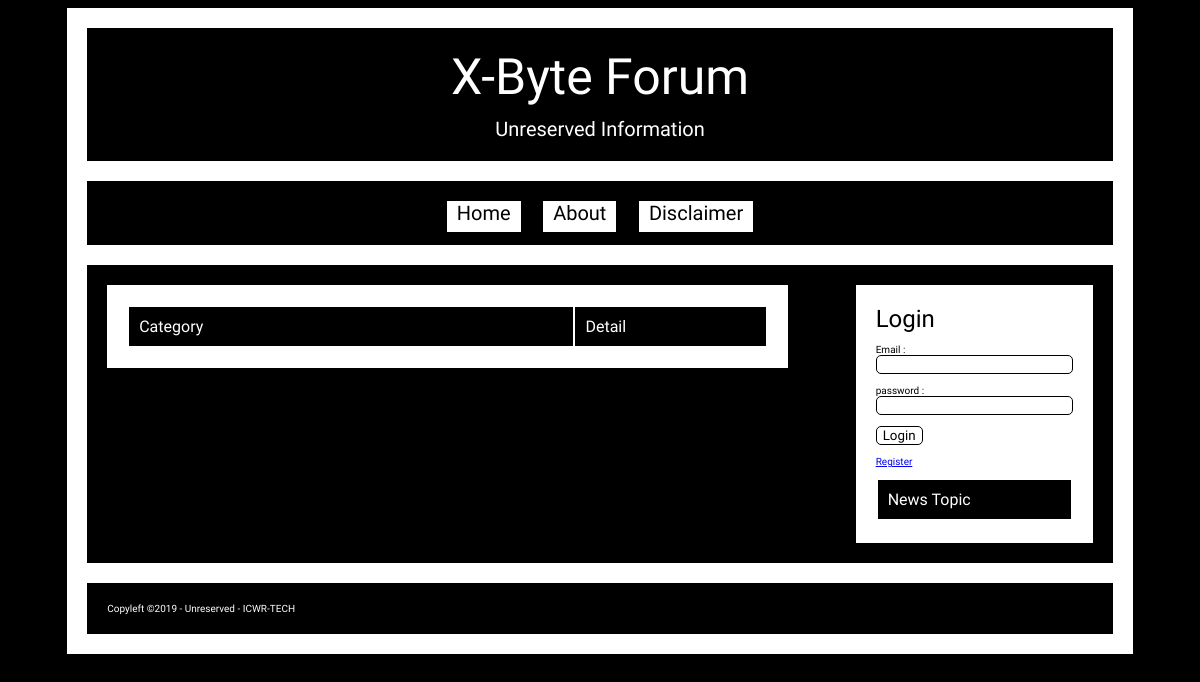
Before: / with the older database file.
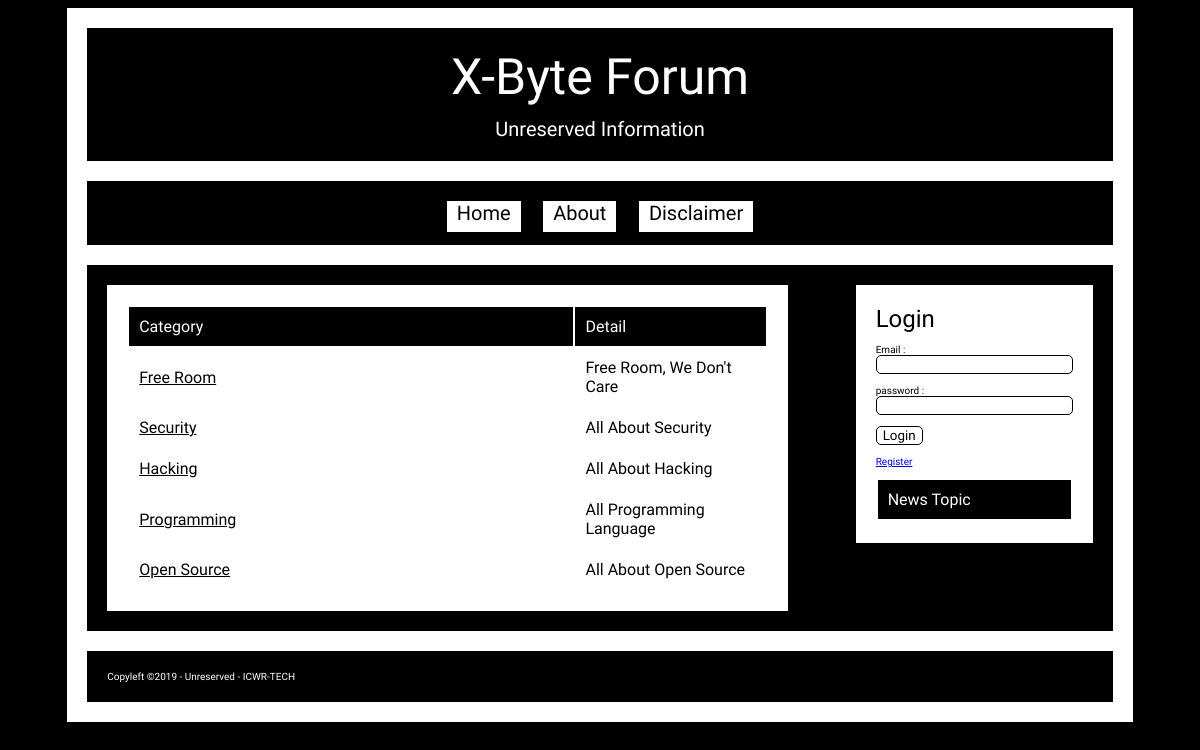
After: the same page with the newer database file.
### tables this page shows
CREATE TABLE `kategori` (
  `id` int(11) NOT NULL,
  `judul` varchar(100) NOT NULL,
  `detail` varchar(1000) NOT NULL
);

### conf.php (called while the page is built, shortened)
<?php
$judul="X-Byte Forum";
$deskripsi="Unreserved Information";
?>

### index.php (the view, shortened to what this page needs)
<?php
include("conf.php");
?>
<html>
<head>
<?php
$retitle="$judul";
?>
</head>
<body>
<div class="total">
    <div class="judul">
        <font class="font-judul"><?php echo $judul; ?></font>
        <br><br>
        <font class="font-bawah-judul"><?php echo $deskripsi; ?></font>
    </div>
    <div class="menu">
        <li><a href="?">Home</a></li>
        <li><a href="?page=about">About</a></li>
        <li><a href="?page=disc">Disclaimer</a></li>
    </div>
    <div class="tengah">
        <div class="kiri">
<?php
if(!$_GET){
?>
            <table width="100%">
                <tr>
                    <td class="judul-konten" width="70%">Category</td>
                    <td class="judul-konten">Detail</td>
                </tr>
<?php
$query_kategori=mysqli_query($konek, "SELECT * FROM kategori ORDER BY id DESC");
while($data_kategori = mysqli_fetch_assoc($query_kategori)) {
?>
                <tr>
                    <td class="isi-konten" width="70%"><a href="?page=topic&cat_id=<?php echo $data_kategori['id']; ?>"><?php echo $data_kategori['judul']; ?></a></td>
                    <td class="isi-konten"><?php echo $data_kategori['detail']; ?></td>
                </tr>
<?php
}
?>
            </table>
<?php
}
?>
        </div>
        <div class="kanan">
            <table width="100%">
<?php
if(!$_SESSION['login'] == "logged") {
?>
                <form enctype="multipart/form-data" method="post">
                    <font size="5">Login</font>
                    <br><br>
                    <br>
                    <input type="email" name="email">
                    <br><br>
                    <br>
                    <input type="password" name="passwd">
                    <br><br>
                    <input type="submit" name="login" value="Login">
                    <br><br>
                    <a href="?page=register">Register</a>
                </form>
                <br><br>
<?php
}
?>
                <tr>
                    <td class="judul-konten">News Topic</td>
                </tr>
            </table>
        </div>
    </div>
    <div class="copyleft">
        Copyleft &copy;2019 - Unreserved - ICWR-TECH
    </div>
</div>
</body>
</html>
<?php
if(!empty($retitle)) {
    $ob_konten = ob_get_contents();
    echo str_replace("", $retitle, $ob_konten);
}
?>

### index.php (style rules this page uses)
html { background: black; font-size: 10px; }
* { font-family: "News Cycle"; }
input { background: white; border: 1px solid black; border-radius: 5px; color: black; }
.total { margin: 0 auto; width: 90%; overflow: auto; background: white; color: black; }
.judul { background: black; margin: 20px; padding: 20px; color: white; text-align: center; }
.font-judul { font-size: 50px; }
.font-bawah-judul { font-size: 20px; }
.menu { background: black; margin: 20px; padding: 20px; color: white; text-align: center; }
.menu a { text-decoration: none; color: black; font-size: 20px; }
.menu li { display: inline; background: white; padding: 10px; margin: 10px; color: white; }
.tengah { overflow: auto; background: black; margin: 20px; padding: 20px; color: white; }
.tengah .judul-konten { background: black; color: white; padding: 10px; }
.tengah .isi-konten { background: white; color: black; padding: 10px; }
.tengah .isi-konten a { text-decoration: lined; color: black; }
.tengah .kiri { float: left; margin: 0 auto; overflow: auto; padding: 20px; background: white; color: black; width: 65%; }
.tengah .kanan { float: right; margin: 0 auto; overflow: auto; padding: 20px; background: white; color: black; width: 20%; }
.copyleft { background: black; margin: 20px; padding: 20px; color: white; }

Changed rows visible on the page:
added kategori: judul "Free Room", detail "Free Room, We Don't Care"
added kategori: judul "Security", detail "All About Security"
added kategori: judul "Hacking", detail "All About Hacking"
added kategori: judul "Programming", detail "All Programming Language"
added kategori: judul "Open Source", detail "All About Open Source"
